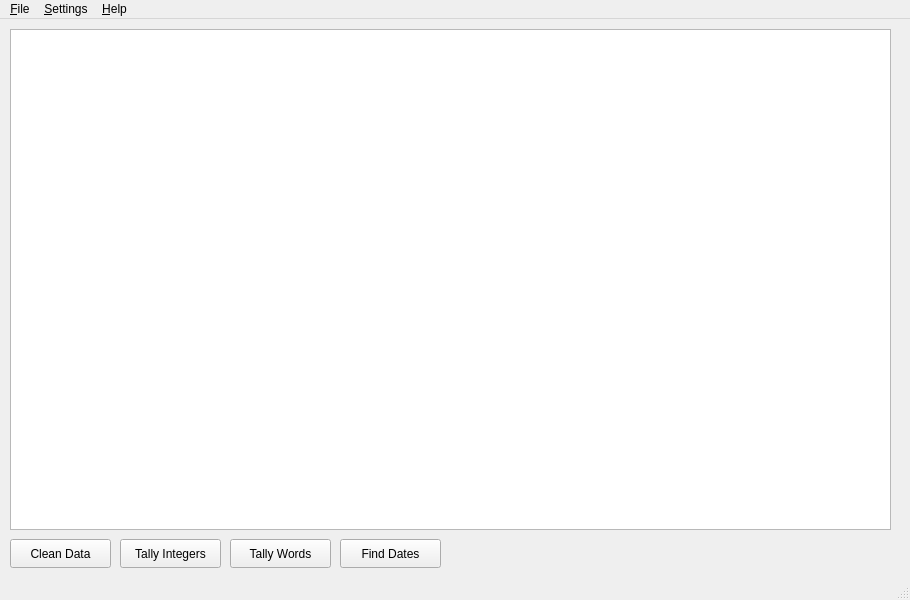
<?xml version="1.0" encoding="UTF-8"?>
<ui version="4.0">
 <class>MainWindow</class>
 <widget class="QMainWindow" name="MainWindow">
  <property name="geometry">
   <rect>
    <x>0</x>
    <y>0</y>
    <width>910</width>
    <height>600</height>
   </rect>
  </property>
  <property name="windowTitle">
   <string>Data Organiser</string>
  </property>
  <widget class="QWidget" name="centralwidget">
   <widget class="QTextEdit" name="textEdit">
    <property name="enabled">
     <bool>true</bool>
    </property>
    <property name="geometry">
     <rect>
      <x>10</x>
      <y>10</y>
      <width>881</width>
      <height>501</height>
     </rect>
    </property>
    <property name="acceptRichText">
     <bool>false</bool>
    </property>
   </widget>
   <widget class="QPushButton" name="cleanButton">
    <property name="geometry">
     <rect>
      <x>10</x>
      <y>520</y>
      <width>101</width>
      <height>29</height>
     </rect>
    </property>
    <property name="text">
     <string>Clean Data</string>
    </property>
   </widget>
   <widget class="QPushButton" name="tallyIntButton">
    <property name="geometry">
     <rect>
      <x>120</x>
      <y>520</y>
      <width>101</width>
      <height>29</height>
     </rect>
    </property>
    <property name="text">
     <string>Tally Integers</string>
    </property>
   </widget>
   <widget class="QPushButton" name="tallyWordButton">
    <property name="geometry">
     <rect>
      <x>230</x>
      <y>520</y>
      <width>101</width>
      <height>29</height>
     </rect>
    </property>
    <property name="text">
     <string>Tally Words</string>
    </property>
   </widget>
   <widget class="QPushButton" name="findDatesButton">
    <property name="geometry">
     <rect>
      <x>340</x>
      <y>520</y>
      <width>101</width>
      <height>29</height>
     </rect>
    </property>
    <property name="text">
     <string>Find Dates</string>
    </property>
   </widget>
  </widget>
  <widget class="QStatusBar" name="statusbar"/>
  <widget class="QMenuBar" name="menubar">
   <property name="geometry">
    <rect>
     <x>0</x>
     <y>0</y>
     <width>910</width>
     <height>26</height>
    </rect>
   </property>
   <widget class="QMenu" name="menu_File">
    <property name="title">
     <string>&amp;File</string>
    </property>
    <addaction name="action_Open"/>
    <addaction name="action_New"/>
    <addaction name="action_Recently_Opened"/>
    <addaction name="separator"/>
    <addaction name="action_Save_as"/>
    <addaction name="action_Save"/>
   </widget>
   <widget class="QMenu" name="menu_Settings">
    <property name="title">
     <string>&amp;Settings</string>
    </property>
    <addaction name="action_change_file_path"/>
    <addaction name="separator"/>
    <addaction name="action_Clean_Settings"/>
    <addaction name="actionTally_Settings"/>
   </widget>
   <widget class="QMenu" name="menu_Help">
    <property name="title">
     <string>&amp;Help</string>
    </property>
    <addaction name="action_About"/>
    <addaction name="separator"/>
    <addaction name="action_Instructions"/>
   </widget>
   <addaction name="menu_File"/>
   <addaction name="menu_Settings"/>
   <addaction name="menu_Help"/>
  </widget>
  <action name="action_Open">
   <property name="text">
    <string>&amp;Open</string>
   </property>
  </action>
  <action name="action_New">
   <property name="checkable">
    <bool>false</bool>
   </property>
   <property name="text">
    <string>&amp;New...</string>
   </property>
  </action>
  <action name="action_Recently_Opened">
   <property name="text">
    <string>&amp;Recent...</string>
   </property>
  </action>
  <action name="action_Save">
   <property name="text">
    <string>&amp;Save</string>
   </property>
  </action>
  <action name="action_Save_All">
   <property name="text">
    <string>&amp;Save All</string>
   </property>
  </action>
  <action name="action_Save_as">
   <property name="text">
    <string>&amp;Save as</string>
   </property>
  </action>
  <action name="action_About">
   <property name="text">
    <string>&amp;About</string>
   </property>
  </action>
  <action name="action_Instructions">
   <property name="text">
    <string>&amp;Instructions</string>
   </property>
  </action>
  <action name="action_change_file_path">
   <property name="text">
    <string>&amp;change file path</string>
   </property>
  </action>
  <action name="action_Clean_Settings">
   <property name="text">
    <string>&amp;Clean Settings</string>
   </property>
  </action>
  <action name="actionTally_Settings">
   <property name="text">
    <string>&amp;Tally Int Settings</string>
   </property>
  </action>
 </widget>
 <resources/>
 <connections/>
</ui>
